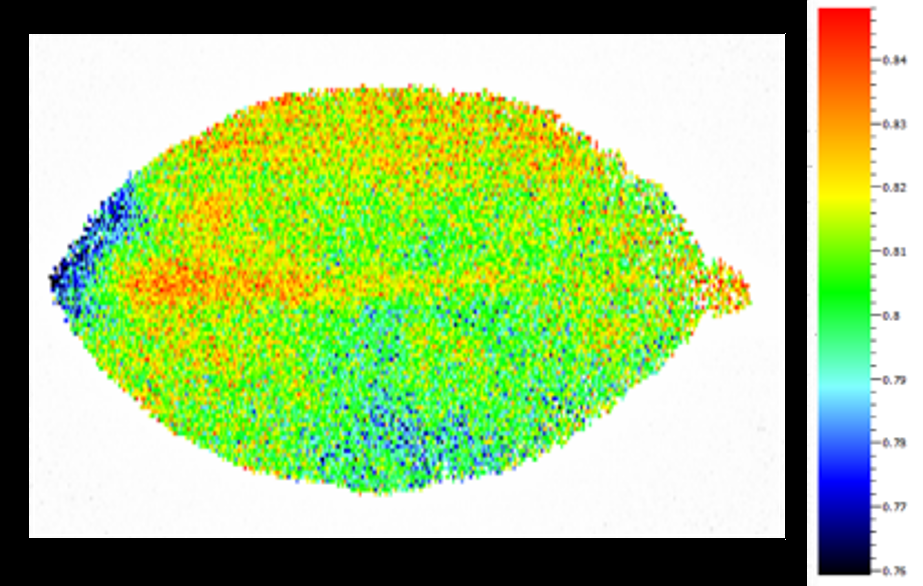
#> input picture test/img/2.png, 923 x 586 px, given in place of 6.png, which was not available
$ python soroe3.py
#> lines starting #> are read from the running program, lines starting #| are printed output that depends on the picture; after the words box and inside, x2 and y2 are one past the last pixel; in counts of white or black regions, pixels touching at a corner belong together; pictures that were not available may be replaced by others from this repository, and a replacement may not be noted
import cv2
import numpy as np

img_fvfm = cv2.imread('./6.png')
#> img_fvfm is the input picture: shape (586, 923, 3); mean B, G, R 124.4, 194.1, 161.3
img_leaf = cv2.imread('./1.png')
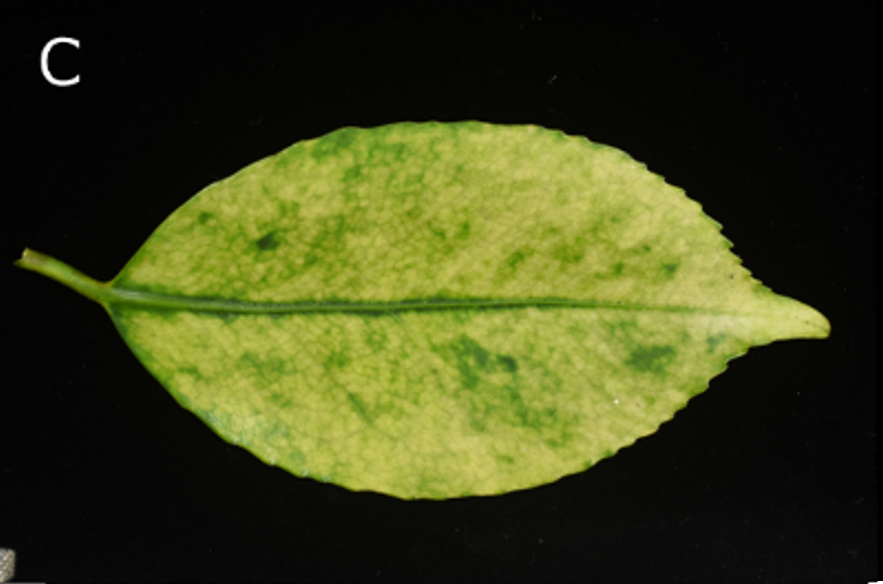
#> input picture test/img/1.png, 883 x 584 px, found by its file name
#> img_leaf is the input picture: shape (584, 883, 3); mean B, G, R 25.4, 64.9, 60.4

def main():
    test()
    print(img_leaf.shape[:2])

def test():
    bin = sbin(img_fvfm)
#> in sbin, `img_hsv = cv2.cvtColor(img, cv2.COLOR_BGR2HSV)`: img_hsv: shape (586, 923, 3); mean H, S, V 23.2, 94, 203.2
#> in sbin, `_, bin = cv2.threshold(s, 10, 255, cv2.THRESH_BINARY)`:
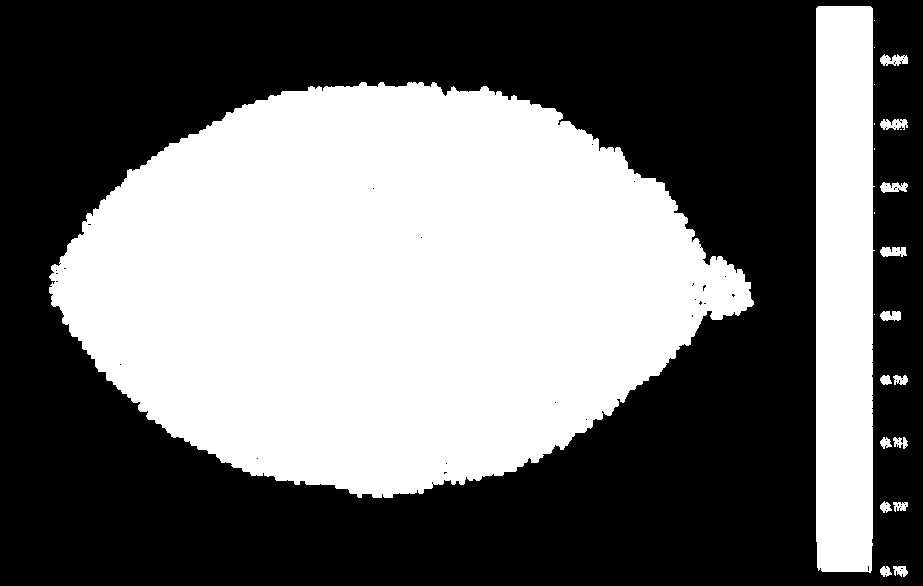
#> bin: shape (586, 923); 43.7% white; 23 white regions (8 under 20 px)
    cnts, fimg = get_area(bin)
#> in get_area, `cnts, _ = cv2.findContours(img, cv2.RETR_EXTERNAL, cv2.CHAIN_APPROX_SI..`: cnts = 23 contours, 8 with area under 20; largest, box (x1, y1, x2, y2) and area: (49, 82, 754, 498) 201504, (816, 6, 875, 573) 31558, (880, 54, 908, 66) 188, (880, 119, 908, 130) 185, (880, 182, 908, 193) 180
#> in get_area, `bets_cnts = max(cnts, key=lambda x: cv2.contourArea(x))`: bets_cnts = contour of 1059 points, box (x1, y1, x2, y2) (49, 82, 754, 498), area 201504
#> in get_area, `cv2.drawContours(black, [bets_cnts], 0, 255, -1)`: black: shape (586, 923); 37.5% white; 1 white region, box (x1, y1, x2, y2) and area: (49, 82, 754, 498) 202568
    angle, center, _ = elip(cnts)
    rotated = rotate(fimg, angle, center)
    rotated_cf = rotate(img_fvfm, angle, center)
    mask_cf = cv2.cvtColor(rotated, cv2.COLOR_GRAY2BGR)
    rotated_cf = cv2.bitwise_and(rotated_cf, mask_cf)
    ftate = max_tate(rotated)

    lbin = green(img_leaf)
    lcnts, limg = get_area(lbin)
    langle, lcenter, lr = elip(lcnts)
    lrotated = rotate(limg, langle, lcenter)
    rotated_cl = rotate(img_leaf, langle, lcenter)
    mask_lf = cv2.cvtColor(lrotated, cv2.COLOR_GRAY2BGR)
    rotated_cl = cv2.bitwise_and(rotated_cl, mask_lf)
    ltate = max_tate(lrotated)

    scale = ltate / ftate
    fresize = cv2.resize(rotated, dsize=None, fx=scale, fy=scale)
    resize_cf = cv2.resize(rotated_cf, dsize=None, fx=scale, fy=scale)

    recnts, reimg = get_area(fresize)
    reangle, recenter, fr = elip(recnts)

    #reimg = cv2.resize(reimg, dsize=None, fx=1.08, fy=1)

    #haba = list(map(lambda x: x + 150, lr))
    haba = list(map(lambda x: x * 1.2, lr))
    lcut = kiru(lrotated, haba)
    cut_cl = kiru(rotated_cl, haba)
    #fcut = kiru(reimg, haba, 20)

    lc_cnts, lccimg = get_cnts(lcut)
    # [6 lines of commented-out code are left out]
    print()
    itiban = chosei(reimg, lccimg, haba)
    per = (100 + itiban[1]) / 100
    iti = itiban[2]
    reimg_cf = cv2.resize(resize_cf, dsize=None, fx=per, fy=1)
    img = kiru(reimg_cf, haba, iti)

    #img = cv2.addWeighted(cut_cl, 1, img, 0.5, 0)
    cv2.imwrite('test.png', img)
    cv2.imwrite('test2.png', cut_cl)

def chosei(img1, img2, haba):
    hani = int(haba[1] / 10)
    ll = []
    for i in range(-20, 21, 1):
        per = (100 + i) / 100
        reimg = cv2.resize(img1, dsize=None, fx=per, fy=1)
        for iti in range(-hani, hani, 1):
            img = kiru(reimg, haba, iti)
            _, img = get_cnts(img)
            gousei = kasane(img, img2)
            shiro = np.sum(gousei)
            ll.append([shiro, i, iti])
    itiban = max(ll, key=lambda x: x[0])
    per = (100 + itiban[1]) / 100
    iti = itiban[2]
    reimg = cv2.resize(img1, dsize=None, fx=per, fy=1)
    img = kiru(reimg, haba, iti)
    _,img = get_cnts(img)
    kekka = cv2.addWeighted(img2, 0.5, img, 0.5, 0)
    print(itiban)
    return itiban


def green(img):
    img_hsv = cv2.cvtColor(img, cv2.COLOR_BGR2HSV)
    green = cv2.inRange(img_hsv, (30,50,50), (90,255,255))
    return green

def kasane(img1, img2):
    kasane = cv2.bitwise_and(img1, img2)
    #kasane = cv2.addWeighted(img1, 0.5, img2, 0.5,0)
    return kasane

def sbin(img):
    img_hsv = cv2.cvtColor(img, cv2.COLOR_BGR2HSV)
    h,s,v = cv2.split(img_hsv)
    _, bin = cv2.threshold(s, 10, 255, cv2.THRESH_BINARY)
    return bin

def get_area(img):
    cnts, _ = cv2.findContours(img, cv2.RETR_EXTERNAL, cv2.CHAIN_APPROX_SIMPLE)
    bets_cnts = max(cnts, key=lambda x: cv2.contourArea(x))
    black = np.zeros(img.shape[:2], np.uint8)
    cv2.drawContours(black, [bets_cnts], 0, 255, -1)
    return bets_cnts, black

def get_cnts(img):
    cnts, _ = cv2.findContours(img, cv2.RETR_EXTERNAL, cv2.CHAIN_APPROX_SIMPLE)
    bets_cnts = max(cnts, key=lambda x: cv2.contourArea(x))
    black = np.zeros(img.shape[:2], np.uint8)
    cv2.drawContours(black, [bets_cnts], 0, 255, 5)
    return bets_cnts, black

def elip(cnts):
    ellipse = cv2.fitEllipse(cnts)
    angle = ellipse[2]
    center = ellipse[0]
    rudius = ellipse[1]
    return angle, center, rudius

def rotate(img, angle, center):
    h, w = img.shape[:2]
    corners = np.array([(0,0), (w,0), (w,h), (0,h)])
    radius = np.sqrt(max(np.sum((center - corners)**2, axis=1)))
    frame = int(2 * radius)
    trans = cv2.getRotationMatrix2D(center, angle - 90, 1)
    trans[0][2] += radius - center[0]
    trans[1][2] += radius - center[1]
    rotated = cv2.warpAffine(img, trans, (frame, frame))
    return rotated

def max_tate(bin):
    tate = (bin == 255).sum(axis=0)
    maxtate = tate.max()
    return maxtate

def kiru(img, haba, prm=0):
    h, w = list(map(lambda x: int(x), img.shape[:2]))
    t, y = list(map(lambda x: int(x), haba[:2]))
    cut = img[int(h/2 - t/2) : int(h/2 + t/2), int(w/2 - y/2 - prm) : int(w/2 + y/2 - prm)]
    return cut

if __name__ == '__main__':
    main()
#> in test, `cnts, fimg = get_area(bin)`: cnts has the same summary as bets_cnts in get_area
#> in elip, `ellipse = cv2.fitEllipse(cnts)`: ellipse = ((386.7, 285.5), (399, 648), 88.58)
#> in elip, `angle = ellipse[2]`: angle = 88.58
#> in elip, `center = ellipse[0]`: center = (386.7, 285.5)
#> in elip, `rudius = ellipse[1]`: rudius = (399, 648)
#> in test, `angle, center, _ = elip(cnts)`: angle = 88.58; center = (386.7, 285.5)
#> in rotate, `radius = np.sqrt(max(np.sum((center - corners)**2, axis=1)))`: radius = 614.8
#> in rotate, `frame = int(2 * radius)`: frame = 1229
#> in rotate, `trans = cv2.getRotationMatrix2D(center, angle - 90, 1)`: trans = [[1, -0.0247, 7.17], [0.0247, 1, -9.46]]
#> in max_tate, `tate = (bin == 255).sum(axis=0)`: tate = 1229 values, max 415 at index 596, min 0 at index 0, mean 163.7
#> in max_tate, `maxtate = tate.max()`: maxtate = 415
#> in green, `img_hsv = cv2.cvtColor(img, cv2.COLOR_BGR2HSV)`: img_hsv: shape (584, 883, 3); mean H, S, V 25.7, 100.9, 65
#> in green, `green = cv2.inRange(img_hsv, (30,50,50), (90,255,255))`: green: shape (584, 883); 34.7% white; 14 white regions (13 under 20 px)
#> in get_area (call 2), `cnts, _ = cv2.findContours(img, cv2.RETR_EXTERNAL, cv2.CHAIN_APPROX_SI..`: cnts = 2 contours, 1 with area under 20; largest, box (x1, y1, x2, y2) and area: (16, 120, 831, 500) 186905
#> in get_area (call 2), `cv2.drawContours(black, [bets_cnts], 0, 255, -1)`: black: shape (584, 883); 36.4% white; 1 white region
#> in test, `lcnts, limg = get_area(lbin)`: lcnts = contour of 984 points, box (x1, y1, x2, y2) (16, 120, 831, 500), area 186905
#> in test, `langle, lcenter, lr = elip(lcnts)`: langle = 89.57; lcenter = (424.1, 305.7); lr = (360.5, 703.4)
#> call 4 of rotate, with angle = 89.57, center = (424.1, 305.7)
#> in rotate (call 4), `rotated = cv2.warpAffine(img, trans, (frame, frame))`:
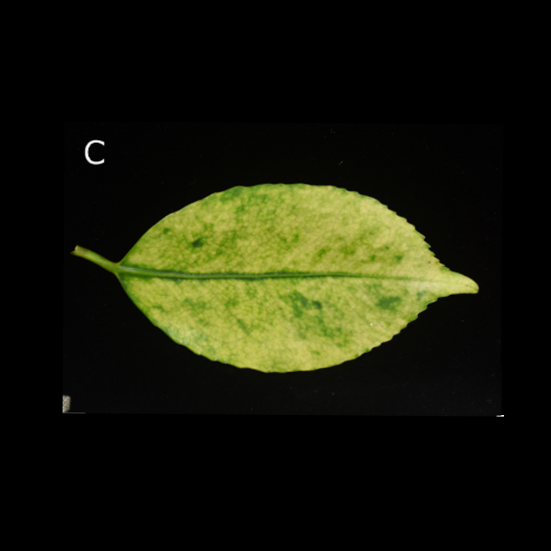
#> rotated: shape (1102, 1102, 3) (shown at 1/2 size); mean B, G, R 10.8, 27.6, 25.6
#> in test, `ltate = max_tate(lrotated)`: ltate = 378
#> in test, `scale = ltate / ftate`: scale = 0.911
#> in get_area (call 3), `cnts, _ = cv2.findContours(img, cv2.RETR_EXTERNAL, cv2.CHAIN_APPROX_SI..`: cnts = 1 contour; box (x1, y1, x2, y2) and area: (252, 373, 895, 755) 169264
#> in get_area (call 3), `cv2.drawContours(black, [bets_cnts], 0, 255, -1)`: black: shape (1119, 1119); 13.6% white; 1 white region
#> in test, `recnts, reimg = get_area(fresize)`: recnts = contour of 850 points, box (x1, y1, x2, y2) (252, 373, 895, 755), area 169264
#> in test, `reangle, recenter, fr = elip(recnts)`: reangle = 89.98; recenter = (560.7, 559.9); fr = (366.3, 592.3)
#> in test, `haba = list(map(lambda x: x * 1.2, lr))`: haba = [432.6, 844.1]
#> in kiru, `t, y = list(map(lambda x: int(x), haba[:2]))`: t = 432; y = 844
#> in get_cnts, `cnts, _ = cv2.findContours(img, cv2.RETR_EXTERNAL, cv2.CHAIN_APPROX_SI..`: cnts = 1 contour; box (x1, y1, x2, y2) and area: (14, 31, 830, 411) 188216
#> in get_cnts, `bets_cnts = max(cnts, key=lambda x: cv2.contourArea(x))`: bets_cnts = contour of 977 points, box (x1, y1, x2, y2) (14, 31, 830, 411), area 188216
#> in get_cnts, `cv2.drawContours(black, [bets_cnts], 0, 255, 5)`:
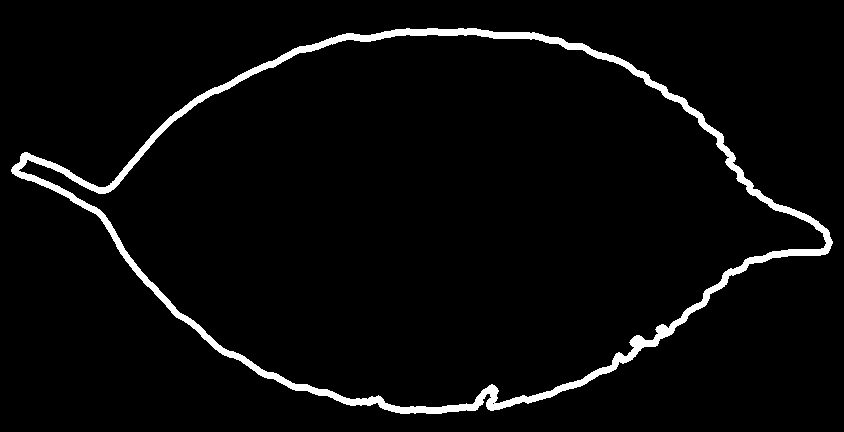
#> black: shape (432, 844); 3.7% white; 1 white region, box (x1, y1, x2, y2) and area: (11, 28, 833, 414) 13438
#> in test, `lc_cnts, lccimg = get_cnts(lcut)`: lc_cnts has the same summary as bets_cnts in get_cnts
#> in chosei, `hani = int(haba[1] / 10)`: hani = 84
#> the loop in chosei, `for i in range(-20, 21, 1):` made 1 pass
#> pass 1, in chosei, `reimg = cv2.resize(img1, dsize=None, fx=per, fy=1)`:
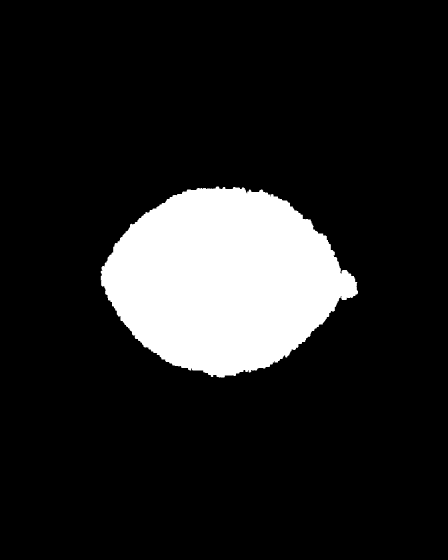
#> reimg: shape (1119, 895) (shown at 1/2 size); min 0, max 255, mean 34.7
#> pass 1, in kiru (call 3), `cut = img[int(h/2 - t/2) : int(h/2 + t/2), int(w/2 - y/2 - prm) : int(..`:
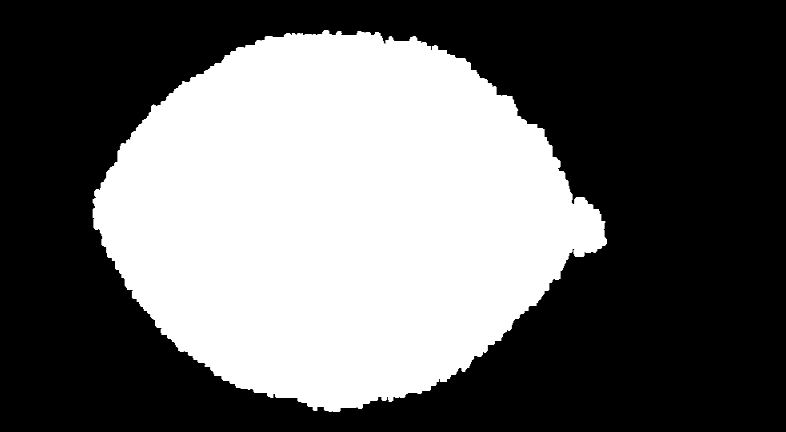
#> cut: shape (432, 786); min 0, max 255, mean 102.2
#> after the loop in chosei, `for i in range(-20, 21, 1):`:
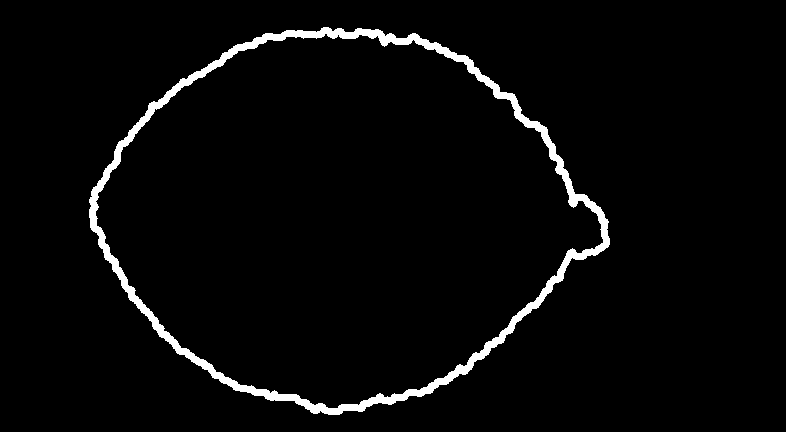
#> img: shape (432, 786); 3.1% white; 1 white region, box (x1, y1, x2, y2) and area: (89, 27, 610, 415) 10618
#> after the loop in chosei, `for i in range(-20, 21, 1):`: ll = []
#> (the run stopped early here; a loop or call above may not have finished)
